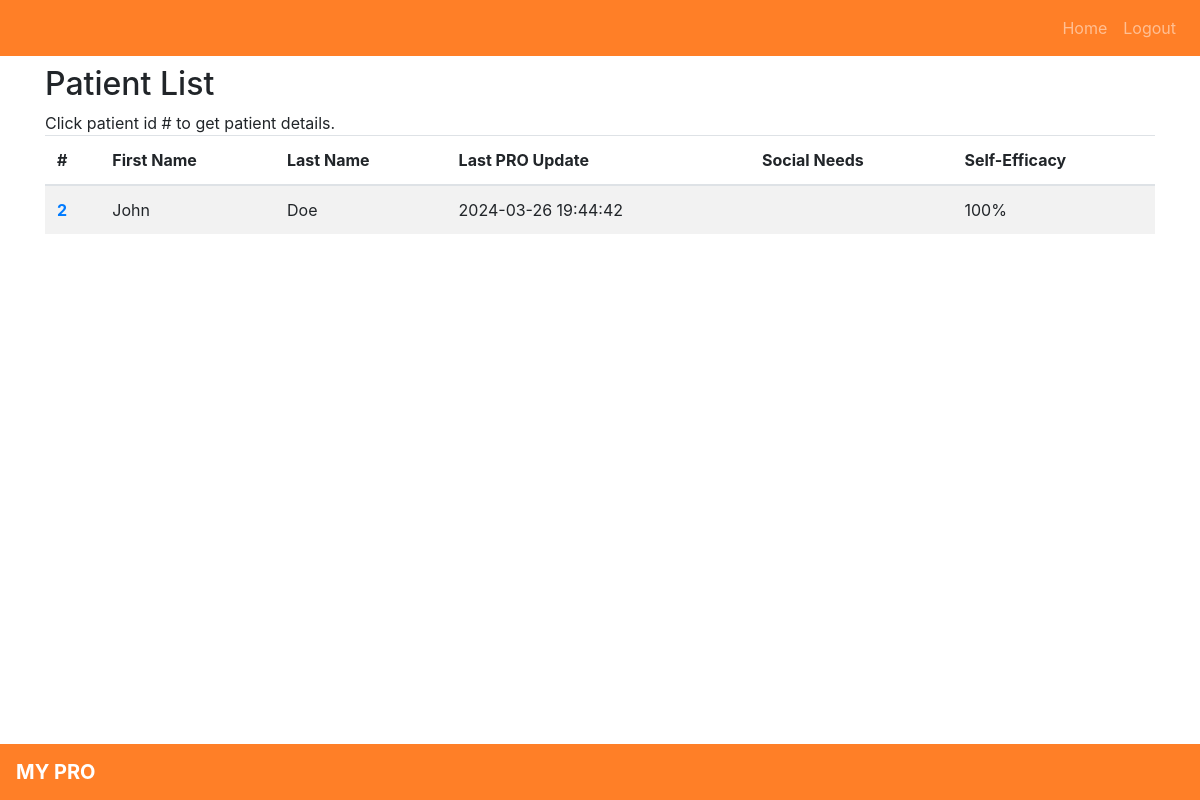
Page / (signed in) on the earlier database version.
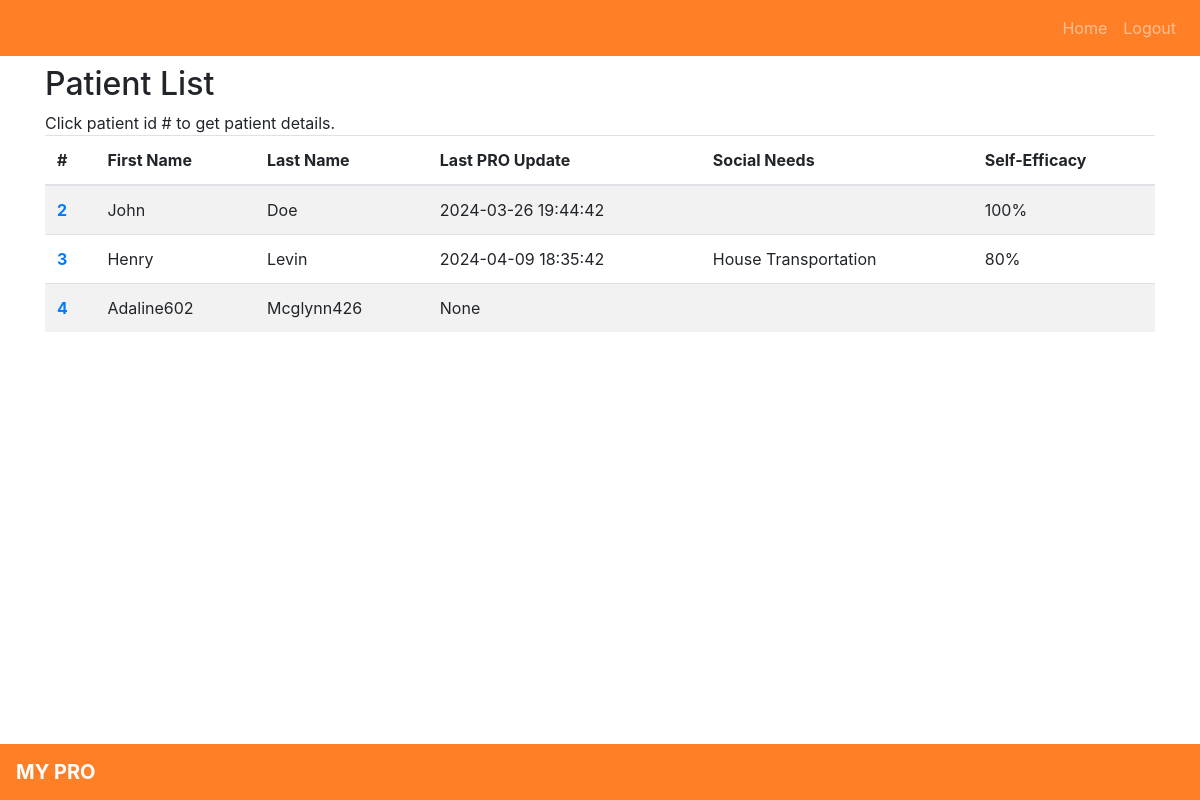
Same page on the later database version.
### website/models.py (models this page shows)
class User(db.Model, UserMixin):
    id = db.Column(db.Integer, primary_key=True)
    pid = db.Column(db.String(150), unique=True)
    prov_id = db.Column(db.String(150), unique=True)
    email = db.Column(db.String(150), unique=True)
    password = db.Column(db.String(150))
    first_name = db.Column(db.String(150))
    last_name = db.Column(db.String(150))
    role_id = db.Column(db.Integer, db.ForeignKey('role.id'))
    pros = db.relationship('Pro')

### website/views.py (the view)
@views.route('/')
@login_required
def home():
    if current_user.role_id == 1:
        try:
            last_update = max([pro.date for pro in current_user.pros])
        except:
            last_update = ''
        return render_template("patient_home.html",
                               user=current_user,
                               last_update=last_update,
                               med_list = get_medications(current_user.pid))
    elif current_user.role_id == 2:
        return render_template("provider_home.html", user=current_user, patient_list=get_patient_list())
    return render_template("home.html", user=current_user)

### website/__init__.py (called while the page is built)
def create_app():
    app = Flask(__name__)
    app.config['SECRET_KEY'] = 'test'
    app.config['SQLALCHEMY_DATABASE_URI'] = f'sqlite:///{DB_NAME}'
    db.init_app(app)
    from .views import views
    from .auth import auth
    app.register_blueprint(views, url_prefix='/')
    app.register_blueprint(auth, url_prefix='/')
    from .models import User, Role, Pro
    with app.app_context():
        db.create_all()
    login_manager = LoginManager()
    login_manager.login_view = 'auth.login'
    login_manager.init_app(app)
    @login_manager.user_loader
    def load_user(id):
        return User.query.get(int(id)) # get by primary key
    return app

### website/templates/provider_home.html
{% extends "base.html" %} {% block title %}Home{% endblock %}
{% block content %}
<h2>Patient List</h2>
Click patient id # to get patient details.
<table class="table table-striped">
    <thead>
    <tr>
        <th scope="col">#</th>
        <th scope="col">First Name</th>
        <th scope="col">Last Name</th>
        <th scope="col">Last PRO Update</th>
        <th scope="col">Social Needs</th>
        <th scope="col">Self-Efficacy</th>
    </tr>
    </thead>
    <tbody>
    {% for p in patient_list: %}
    <tr>
        <th scope="row">
            <a href="{{url_for('views.patient_info', id=p.id)}}">{{p.id}}</a>
        </th>
        <td>{{p.first_name}}</td>
        <td>{{p.last_name}}</td>
        <td>{{p.date}}</td>
        <td>
            {% for sn in [p.sn1, p.sn2, p.sn3, p.sn4, p.sn5]: %}
                {% if sn %}{{sn}} {% endif %}
            {% endfor %}
        </td>
        <td>{% if p.med %}{{p.med}}%{% endif %}</td>
    </tr>
    {% endfor %}
    </tbody>
</table>
{% endblock %}

### website/templates/base.html (shortened to what this page needs)
<!DOCTYPE html>
<html>
<head>
    <link
      rel="stylesheet"
      href="https://stackpath.bootstrapcdn.com/bootstrap/4.4.1/css/bootstrap.min.css"
    />
    <link
      rel="stylesheet"
      href="https://stackpath.bootstrapcdn.com/font-awesome/4.7.0/css/font-awesome.min.css"
    />
</head>
<body>
    <nav class="navbar navbar-expand-lg fixed-top navbar-dark" style="background-color:#ff7f27">
        <div class="collapse navbar-collapse" id="navbar">
            <div class="navbar-nav ml-auto">
                {% if user.is_authenticated %}
                    <a class="nav-item nav-link" id="home" href="/">Home</a>
                    <a class="nav-item nav-link" id="logout" href="/logout">Logout</a>
                {% else %}
                    <a class="nav-item nav-link" id="login" href="/login">Login</a>
                    <a class="nav-item nav-link" id="signUp" href="/sign-up">Sign Up</a>
                {% endif %}
            </div>
        </div>
    </nav>
    <div class="container" style="margin-top: 65px; margin-bottom: 65px">
        {% block content %} {% endblock %}
    </div>
    <nav class="navbar fixed-bottom" style="background-color:#ff7f27">
        <span class="navbar-brand mb-0 h1" style="color:white"><b>MY PRO</b></span>
    </nav>
</body>
</html>

Differences in the rows shown:
added User: id "3", first_name "Henry", last_name "Levin", date "2024-04-09 18:35:42", sn "House" "Transportation", med "80"
added User: id "4", first_name "Adaline602", last_name "Mcglynn426", date "None"
